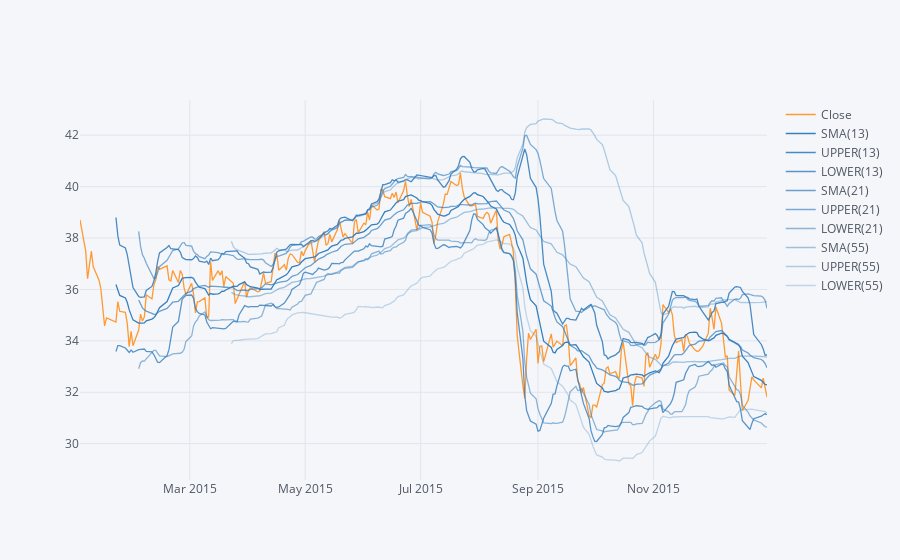

The cell this chart's notebook holds for it:
### Markdown cell above
**Use .ta_plot(study='boll') to create a Bollinger Band Plot for Bank of America for the year 2015.**

### Code cell
MS['Close'].loc['2015-01-01':'2016-01-01'].ta_plot(study='boll',periods=[13,21,55])

### Figure 1 — Plotly figure (JSON) as saved in the notebook; plotly's stock layout.template omitted (floating-point values rounded to 4 significant figures; data arrays with more than 128 entries replaced by an {"elided": "..."} marker saying what was removed)
{"data": [{"line": {"color": "rgba(255, 153, 51, 1.0)", "dash": "solid", "shape": "linear", "width": 1.3}, "mode": "lines", "name": "Close", "text": "", "type": "scatter", "x": {"elided": "252 str values"}, "y": {"elided": "252 float values"}}, {"line": {"color": "rgba(55, 128, 191, 1.0)", "dash": "solid", "shape": "linear", "width": 1.3}, "mode": "lines", "name": "SMA(13)", "text": "", "type": "scatter", "x": {"elided": "252 str values"}, "y": {"elided": "252 mixed values"}}, {"line": {"color": "rgba(55, 128, 191, 0.911111111111111)", "dash": "solid", "shape": "linear", "width": 1.3}, "mode": "lines", "name": "UPPER(13)", "text": "", "type": "scatter", "x": {"elided": "252 str values"}, "y": {"elided": "252 mixed values"}}, {"line": {"color": "rgba(55, 128, 191, 0.8222222222222222)", "dash": "solid", "shape": "linear", "width": 1.3}, "mode": "lines", "name": "LOWER(13)", "text": "", "type": "scatter", "x": {"elided": "252 str values"}, "y": {"elided": "252 mixed values"}}, {"line": {"color": "rgba(55, 128, 191, 0.7333333333333332)", "dash": "solid", "shape": "linear", "width": 1.3}, "mode": "lines", "name": "SMA(21)", "text": "", "type": "scatter", "x": {"elided": "252 str values"}, "y": {"elided": "252 mixed values"}}, {"line": {"color": "rgba(55, 128, 191, 0.6444444444444444)", "dash": "solid", "shape": "linear", "width": 1.3}, "mode": "lines", "name": "UPPER(21)", "text": "", "type": "scatter", "x": {"elided": "252 str values"}, "y": {"elided": "252 mixed values"}}, {"line": {"color": "rgba(55, 128, 191, 0.5555555555555554)", "dash": "solid", "shape": "linear", "width": 1.3}, "mode": "lines", "name": "LOWER(21)", "text": "", "type": "scatter", "x": {"elided": "252 str values"}, "y": {"elided": "252 mixed values"}}, {"line": {"color": "rgba(55, 128, 191, 0.4666666666666666)", "dash": "solid", "shape": "linear", "width": 1.3}, "mode": "lines", "name": "SMA(55)", "text": "", "type": "scatter", "x": {"elided": "252 str values"}, "y": {"elided": "252 mixed values"}}, {"line": {"color": "rgba(55, 128, 191, 0.3777777777777776)", "dash": "solid", "shape": "linear", "width": 1.3}, "mode": "lines", "name": "UPPER(55)", "text": "", "type": "scatter", "x": {"elided": "252 str values"}, "y": {"elided": "252 mixed values"}}, {"line": {"color": "rgba(55, 128, 191, 0.2888888888888888)", "dash": "solid", "shape": "linear", "width": 1.3}, "mode": "lines", "name": "LOWER(55)", "text": "", "type": "scatter", "x": {"elided": "252 str values"}, "y": {"elided": "252 mixed values"}}], "layout": {"legend": {"bgcolor": "#F5F6F9", "font": {"color": "#4D5663"}}, "paper_bgcolor": "#F5F6F9", "plot_bgcolor": "#F5F6F9", "title": {"font": {"color": "#4D5663"}}, "xaxis": {"gridcolor": "#E1E5ED", "showgrid": true, "tickfont": {"color": "#4D5663"}, "title": {"font": {"color": "#4D5663"}, "text": ""}, "zerolinecolor": "#E1E5ED"}, "yaxis": {"gridcolor": "#E1E5ED", "showgrid": true, "tickfont": {"color": "#4D5663"}, "title": {"font": {"color": "#4D5663"}, "text": ""}, "zerolinecolor": "#E1E5ED"}}}
